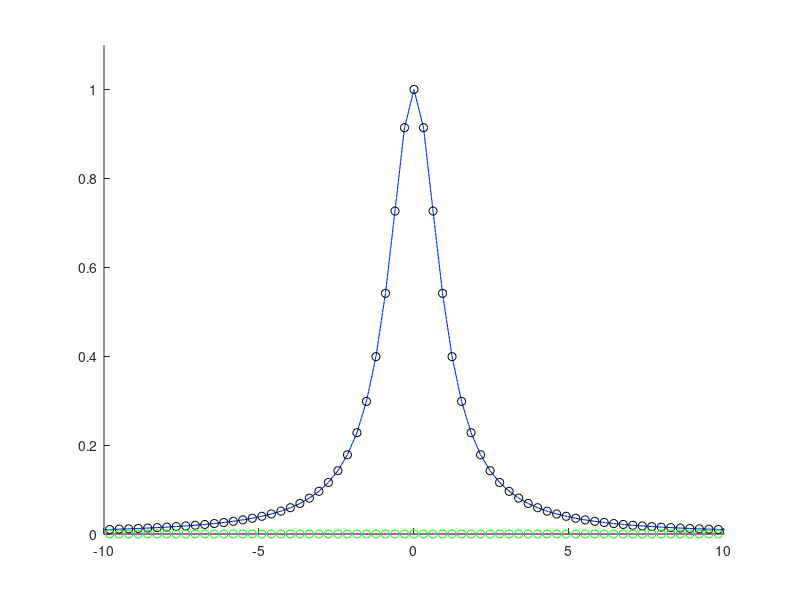

Write MATLAB code to recreate this figure. (Note: this script raises an error after producing the figure.)
%% COMP0043 - Numerical Methods for Finance

%  Date: 11th May 2022
%  Assessment 2: Summer Exam (60%)

% ===========================
%     --- Question 3 ---
% ===========================

%% Define the grids

clear all
close all

% GRID IN REAL SPACE
N = 2048; % The number of grid points
dx = 0.01; % Step size of the grid in real space
upperx = N*dx; % Upper truncation limit in real space
x = dx*(-N/2:N/2-1); % Grid in real space

% GRID IN FOURIER SPACE (Pulsation)
dxi = (2*pi)/(N*dx); % Step size of the grid in fourier space
upperxi = N*dxi; % Upper truncation limit in fourier space
xi = dxi*(-N/2:N/2-1); % Grid in fourier space

%% FFT Implementation (from script exp2lor.m)

tic

% ANALYTICAL expressions
% -----------------------------
a = 1; % Activity parameter

fa = 0.5*a*exp(-a*abs(x)); % Laplace
% We will use this to check that the inverse numerical FFT does a good
% approximation of the analytical expression

Fa = a^2./(a^2 + xi.^2); % Lorentz (Pulsation)

% NUMERICAL approximations
% -----------------------------
Fn = fftshift(ifft(ifftshift(fa)))*upperx;
fn = fftshift(fft(ifftshift(Fa)))/upperx;

cputime_fft = toc;

%% Discrete Fourier Transform

% The discrete Fourier Transform takes the analytical expression of
%    f(x): Bilateral Exponential / Laplacian
% ...and computes...
%    f(xi): Lorentzian / Cauchy

tic

% Initialize vector
F_DFT = zeros([1,N]);

for k = 1:N
    F_DFT(k) = sum( exp(1i*xi(k)*x) .* (fa * dx));
end

cputime_DFT = toc;

%% Printing the results to screen

fprintf('%20s%15s%15s\n','','FFT','DFT');
for j = 1:5
    fprintf('%20s%15.12f%15.12f\n','',real(Fn(j)),real(F_DFT(j)))
end
fprintf('%20s%15.8f%15.8f\n\n','CPU Time (s)',cputime_fft,cputime_DFT)


%% Figure

figure(1), clf, 
hold on;
plot(xi,real(Fn),'b')
plot(xi,imag(Fn),'m')
plot(xi,Fa,'c:')
plot(xi,real(F_DFT),'ko')
plot(xi,imag(F_DFT),'go')
axis([-10 10 0 1.1])
title('Analytical FT, FFT and DFT of the Double Exponential function',Interpreter='latex')
xlabel('\xi')
ylabel('f(\xi)')
legend('Re(Fn)','Im(Fn)','Fa','Re(DFT)','Im(DFT)')

















